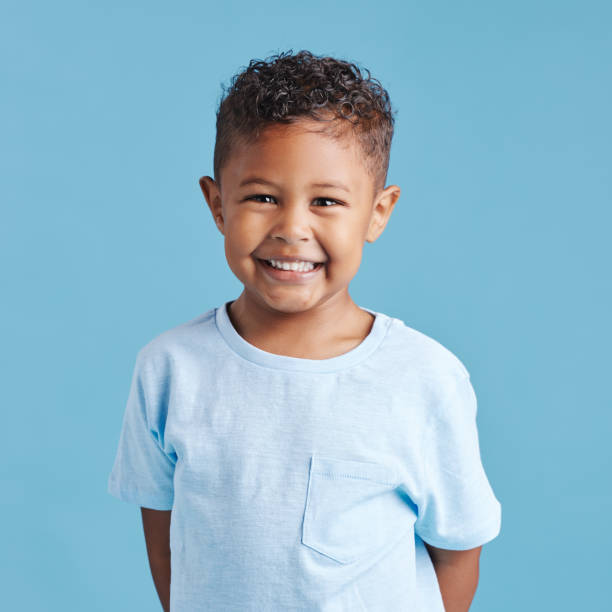
#> input picture happy.jpg, 612 x 612 px
$ jupyter execute Untitled2.ipynb
#> lines starting #> are read from the running program, lines starting #| are printed output that depends on the picture
[cell 1]
import cv2
import numpy as np

# Load the image
image = cv2.imread('happy.jpg')  # Replace 'example_image.jpg' with your image file
#> image is the input picture: shape (612, 612, 3); mean B, G, R 201.5, 183.1, 143.9

# Convert image to float32 for accurate calculations
image_float = image.astype(np.float32)

# Calculate mean intensity value for each channel
mean_channels = np.mean(image_float, axis=(0, 1))
#> mean_channels = [201.3, 183.2, 144]

# Subtract mean intensity value from each pixel
normalized_image = image_float - mean_channels
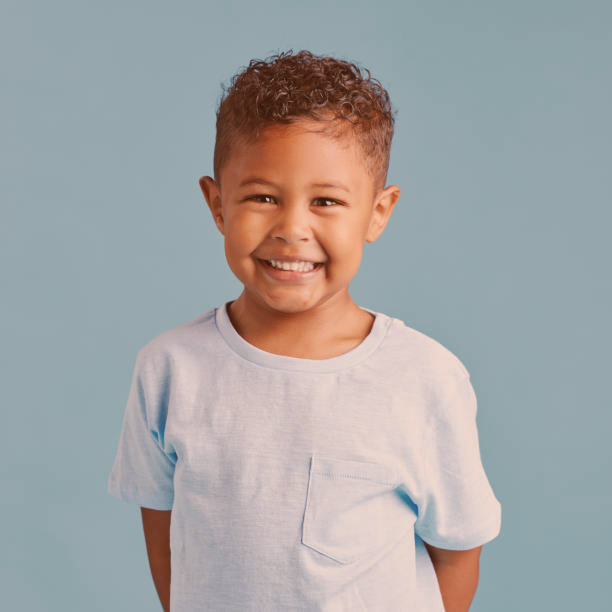
#> normalized_image: shape (612, 612, 3) float32; mean B, G, R 0.2, -0.1, -0.1; drawn with min black and max white

# Convert the image back to uint8 format for visualization
normalized_image_uint8 = np.clip(normalized_image, 0, 255).astype(np.uint8)
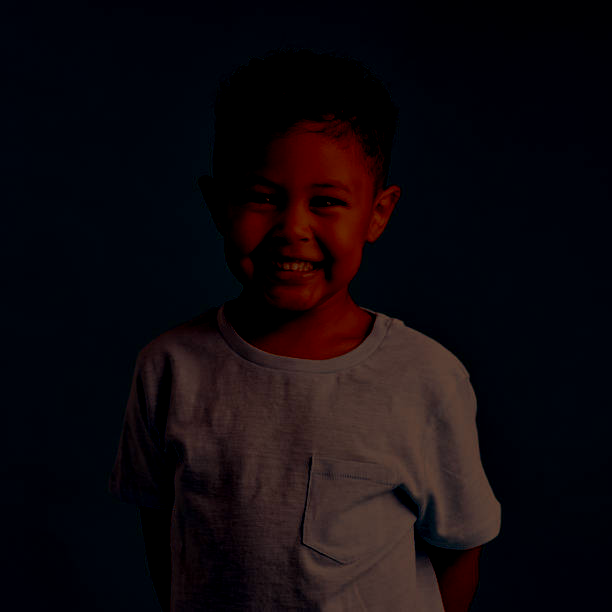
#> normalized_image_uint8: shape (612, 612, 3); mean B, G, R 13.9, 9.7, 15.8

# Display the original and normalized images
cv2.imshow('Original Image', image)
cv2.imshow('Normalized Image', normalized_image_uint8)
cv2.waitKey(0)
cv2.destroyAllWindows()

$ run again, with portrait-young-angry-man-600nw-157245086.jpg copied over happy.jpg
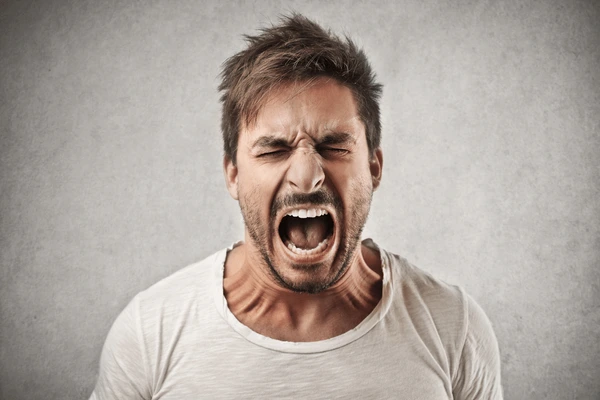
#> input picture portrait-young-angry-man-600nw-157245086.jpg, 600 x 400 px
#> image is the input picture: shape (400, 600, 3); mean B, G, R 157.2, 164.1, 174
#> mean_channels = [157.2, 164.1, 174]
#> `normalized_image_uint8 = np.clip(normalized_image, 0, 255).astype(np.u..`:
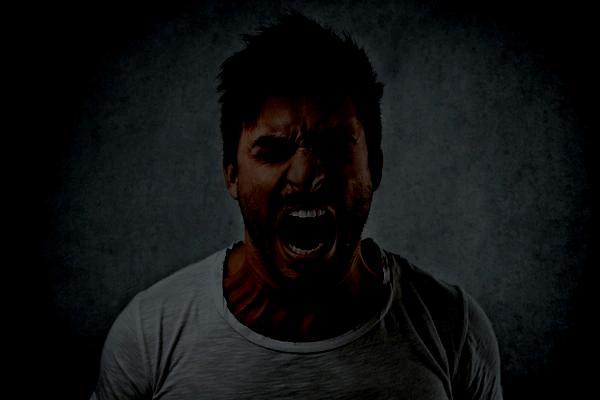
#> normalized_image_uint8: shape (400, 600, 3); mean B, G, R 17.7, 16.8, 15.1
